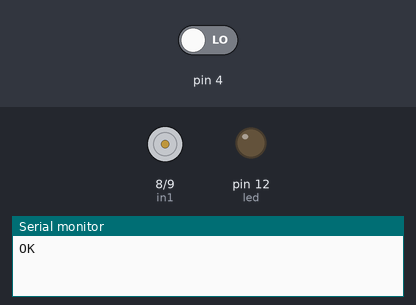
This sketch was run on a simulated Arduino Uno, built with avr-gcc and run on an emulated ATmega328P. Parts: motor-driver pin pairs drawn as motors (green arrow = first pin HIGH = forward, orange = second pin HIGH = backward, longer = more drive), output pins drawn as LEDs (lit = HIGH), the last lines printed to the serial monitor. Inputs (shaded band) come from the test bench; at power-on: pin 4 LOW. The modem accepts every AT command (registered, SIM ready, sends succeed) and sends nothing else.

Above: at 2.2 s.
2.3 s: pin 4 driven HIGH
At 3.9 s:
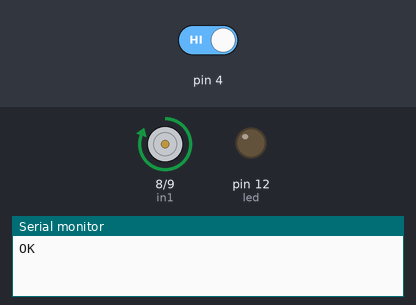
5.3 s: pin 4 driven LOW
At 9.0 s:
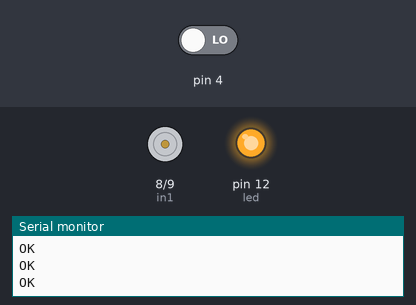
Timing chart, 0 to 10.5 s (numbered marks = the images above; inputs shaded):
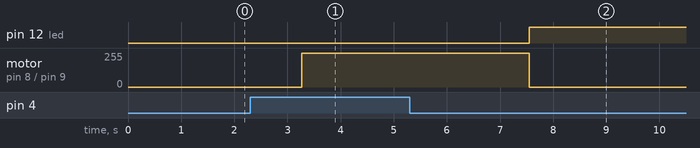

The sketch:

alcohol_detection_system.ino
```cpp
#include <SoftwareSerial.h>
#define led 12

int in1 = 8;
int in2 = 9;
int in3 = 10;
int in4 = 11;

SoftwareSerial mySerial(3, 2);
int st;
void setup() {
  pinMode(4,INPUT);
  pinMode(3, INPUT);
  pinMode(2, OUTPUT);
  pinMode (led, OUTPUT);
  pinMode (in1, OUTPUT);
  pinMode (in2, OUTPUT);
  Serial.begin(9600);
  mySerial.begin(9600);
  mySerial.println("AT");
  mySerial.println("AT+CMGF=1");
  delay(1000);
}

void loop() {
  st = digitalRead(4);
  if(st == 1){
    digitalWrite(led, LOW);
    digitalWrite(in1, HIGH);
    digitalWrite(in2, LOW);
    digitalWrite(in3, HIGH);
    digitalWrite(in4, LOW);

  }
  else{
    Serial.println("OK");
    SendSMS("ALERT!! DRUNKEN STATE");
    digitalWrite(led, HIGH);
    digitalWrite(in1, LOW);
    digitalWrite(in2, LOW);
    digitalWrite(in3, LOW);
    digitalWrite(in4, LOW);


  }
}
void SendSMS(String msg) {
  mySerial.println("AT+CMGS=\"+919032270322\"\r");
  delay(1000);
  mySerial.println(msg);
  delay(200);
  mySerial.println((char)26);
  delay(1000);
}
```

Measured:
- after the input at 2.3 s, pin 12 (led): stays LOW (without the input it goes to HIGH after 0.97 s); motor on pin 8 (in1) / pin 9 (in2): stopped → forward 255/255 after 0.97 s
- after the input at 5.3 s, pin 12 (led): LOW → HIGH after 2.3 s; motor on pin 8 (in1) / pin 9 (in2): forward 255/255 → stopped after 2.3 s
